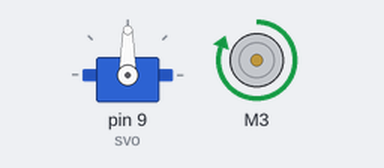
The sketch below on a simulated Arduino Uno, built with avr-gcc and run on an emulated ATmega328P. On the bench: servo, DC motor (green arrow = forward, orange = backward, longer = faster).

Above: at 0.05 s.
At 3.6 s:
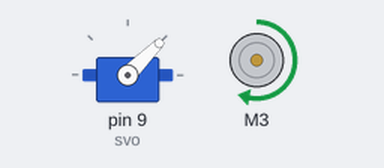
Timing chart, 0 to 8.3 s (numbered marks = the images above):
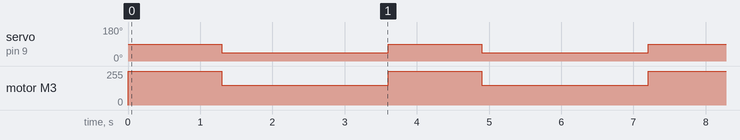

The sketch:

L293D_PathTest.ino
```cpp
#include <AFMotor.h>
#include <Servo.h>

#define FWD 1
#define BWD 2
#define BRK 3
#define REL 4

AF_DCMotor motor(3);
Servo svo;

// (set) motor speed
void mspd(int dir, int spd=255) {
  motor.setSpeed(spd);
  //if (dir != 0) motor.run(dir%4 + 1);
  motor.run(dir);
}

void steer(int dir) {
  svo.write(map(dir, 100, -100, 0, 180));
//  svo.write(map(dir, 70, -100, 0, 180));
}

void setup() {
  Serial.begin(9600);
  svo.attach(9);
  motor.setSpeed(200);
  motor.run(RELEASE);

//  svo.write(90); while(1);
}

bool dir = true;

void loop() {
//  motor.run(dir?FORWARD:BACKWARD);
//  for (int i = 0; i < 180; i++) {
//    svo.write(i);
//    delay(4);
//  }
//  for (int i = 0; i < 180; i++) {
//    svo.write(180-i);
//    delay(4);
//  }
//  dir = !dir;


  steer(0);
  mspd(FWD);
  delay(1300);

  steer(50);
  mspd(FWD, 150);
  delay(2300);
}
```

Measured:
- by itself, servo on pin 9 (svo): alternates 90° for 1.3 s and 45° for 2.3 s
- by itself, motor M3: alternates forward 255/255 for 1.3 s and forward 150/255 for 2.3 s
